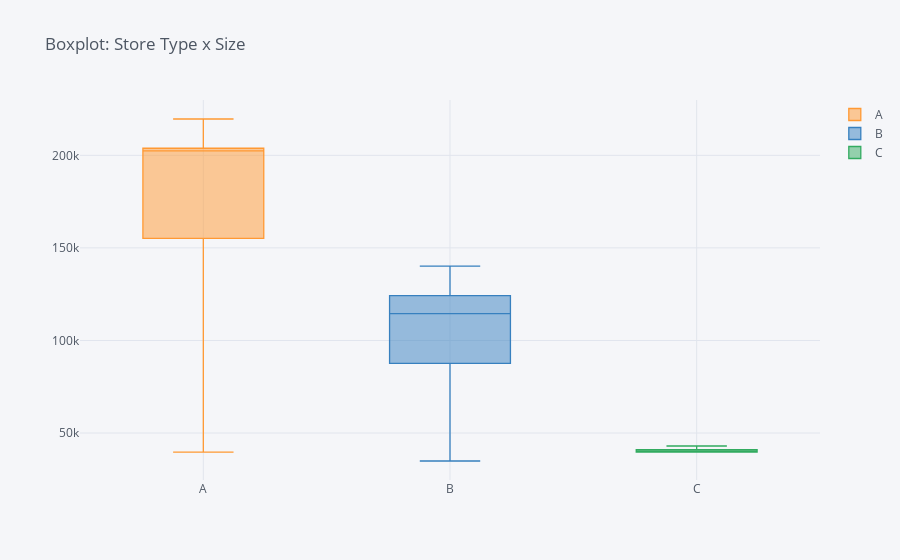

Notebook source saved alongside this figure:
### Code cell
type_size_pivot.iplot('box', title=f'Boxplot: Store Type x Size')

### Figure 1 — Plotly figure (JSON) as saved in the notebook; plotly's stock layout.template omitted (floating-point values rounded to 4 significant figures)
{"data": [{"boxpoints": false, "line": {"width": 1.3}, "marker": {"color": "rgba(255, 153, 51, 1.0)"}, "name": "A", "orientation": "v", "type": "box", "y": [151315, 202307, null, 205863, null, 202505, null, 155078, null, null, 207499, null, 219622, 200898, null, null, null, null, 203819, 203742, null, null, null, 203819, null, 152513, 204184, 206302, null, null, 203750, 203007, 39690, 158114, null, 39910, null, null, 184109, 155083, 196321, null, null, null, null]}, {"boxpoints": false, "line": {"width": 1.3}, "marker": {"color": "rgba(55, 128, 191, 1.0)"}, "name": "B", "orientation": "v", "type": "box", "y": [null, null, 37392, null, 34875, null, 70713, null, 125833, 126512, null, 112238, null, null, 123737, 57197, 93188, 120653, null, null, 140167, 119557, 114533, null, 128107, null, null, null, 93638, null, null, null, null, null, 103681, null, null, null, null, null, null, null, null, null, 118221]}, {"boxpoints": false, "line": {"width": 1.3}, "marker": {"color": "rgba(50, 171, 96, 1.0)"}, "name": "C", "orientation": "v", "type": "box", "y": [null, null, null, null, null, null, null, null, null, null, null, null, null, null, null, null, null, null, null, null, null, null, null, null, null, null, null, null, null, 42988, null, null, null, null, null, null, 39910, 39690, null, null, null, 39690, 41062, 39910, null]}], "layout": {"legend": {"bgcolor": "#F5F6F9", "font": {"color": "#4D5663"}}, "paper_bgcolor": "#F5F6F9", "plot_bgcolor": "#F5F6F9", "title": {"font": {"color": "#4D5663"}, "text": "Boxplot: Store Type x Size"}, "xaxis": {"gridcolor": "#E1E5ED", "showgrid": true, "tickfont": {"color": "#4D5663"}, "title": {"font": {"color": "#4D5663"}, "text": ""}, "zerolinecolor": "#E1E5ED"}, "yaxis": {"gridcolor": "#E1E5ED", "showgrid": true, "tickfont": {"color": "#4D5663"}, "title": {"font": {"color": "#4D5663"}, "text": ""}, "zerolinecolor": "#E1E5ED"}}}
